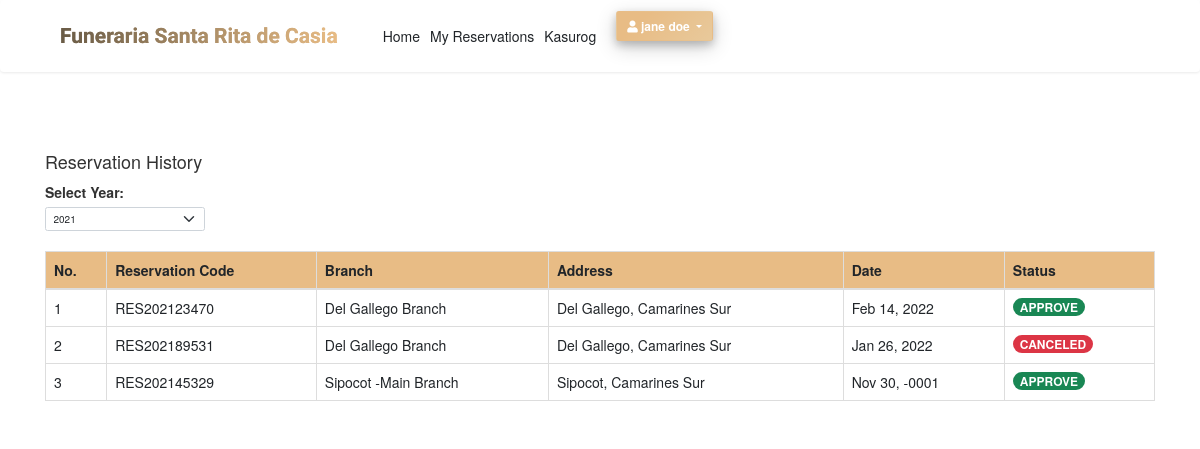
/reservation.php (signed in), run on the app's committed database.
### tables this page shows
CREATE TABLE `reservation` (
  `reservation_id` int(11) NOT NULL,
  `reservation_code` text NOT NULL,
  `reservation_date` date NOT NULL,
  `relation_to_deceased` varchar(255) NOT NULL,
  `reservation_status` text NOT NULL,
  `branch_id` int(11) NOT NULL,
  `client_id` int(11) NOT NULL,
  `casket_id` int(11) NOT NULL,
  `chapel_id` int(11) NOT NULL
);

CREATE TABLE `branches` (
  `branch_id` int(11) NOT NULL,
  `branch_name` text NOT NULL,
  `branch_address` text NOT NULL
);

### reservation.php (the view, shortened to what this page needs)
<?php include 'includes/session.php'?>
<?php include 'includes/header.php'?>
<?php
    $year = date('Y');
?>
    <body id="page-top">
        <section class="testimonials mt-3">
            <div class="container">
                <h4>Reservation History</h4>
                <div class="row">
                    <div class="col-md-2">
                        <label>Select Year: </label>
                        <select class="form-select" style="min-width: 50%;" id="select_year">
                        <?php
                            for($i=2015; $i<=2065; $i++){
                            $selected = ($i==$year)?'selected':'';
                            echo "
                                <option value='".$i."' ".$selected.">".$i."</option>
                            ";
                            }
                        ?>
                        </select>
                    </div>
                </div>
                <br>
                <div class="row">
                    <div class="col-md-12 col-xs-12">
                        <table class="table table-bordered">
                            <thead style="background-color: #e8bc85">
                                <th>No.</th>
                                <th>Reservation Code</th>
                                <th>Branch</th>
                                <th>Address</th>
                                <th>Date</th>
                                <th>Status</th>
                            </thead>
                            <tbody>
                                <?php
                                    $reservation = "SELECT * FROM reservation
                                                    LEFT JOIN branches ON reservation.branch_id = branches.branch_id
                                                    WHERE reservation.client_id = '".$_SESSION['client']."' ORDER BY reservation.reservation_date DESC";
                                    $query = $conn->query($reservation);
                                    $no = 1;
                                    while($row = $query->fetch_assoc()) {
                                        if($row['reservation_status'] === 'APPROVED'){
                                            $status =  '<span class="badge rounded-pill bg-success pull-left">APPROVE</span>';
                                        } elseif($row['reservation_status'] === 'PENDING'){
                                            $status = '<span class="badge rounded-pill bg-warning pull-left">PENDING</span>';
                                        }else{
                                            $status = '<span class="badge rounded-pill bg-danger pull-left">CANCELED</span>';
                                        }
                                    ?>
                                    <tr>
                                        <td><?php echo $no; ?></td>
                                        <td><?php echo $row['reservation_code']; ?></td>
                                        <td><?php echo $row['branch_name'] ?></td>
                                        <td><?php echo $row['branch_address'] ?></td>
                                        <td><?php echo date('M d, Y', strtotime($row['reservation_date'])) ?></td>
                                        <td><?php echo $status;?>
                                    </tr>
                                <?php $no++; } ?>
                            </tbody>
                        </table>
                    </div>
                </div>
            </div>
        </section>
    </body>
</html>

### design/css/custom.css (style rules this page uses)
.btn-custom , .footer-bg { box-shadow: 0 4px 8px 0 rgba(0, 0, 0, 0.2), 0 6px 20px 0 rgba(0, 0, 0, 0.19); background-color: #e8c99b; background-image: linear-gradient(315deg, #e8c99b 0%, #e8bc85 74%); }
.txt-custom { font-size: 21px; background: #695B46; background: -webkit-linear-gradient(to right, #695B46 0%, #E8BC85 100%); background: -moz-linear-gradient(to right, #695B46 0%, #E8BC85 100%); background: linear-gradient(to right, #695B46 0%, #E8BC85 100%); -webkit-background-clip: text; -webkit-text-fill-color: transparent; }

### data on the page
reservation: reservation_code "RES202123470", branch.branch_name "Del Gallego Branch", branch.branch_address "Del Gallego, Camarines Sur", reservation_date "Feb 14, 2022", reservation_status "APPROVE"
reservation: reservation_code "RES202189531", branch.branch_name "Del Gallego Branch", branch.branch_address "Del Gallego, Camarines Sur", reservation_date "Jan 26, 2022", reservation_status "CANCELED"
reservation: reservation_code "RES202145329", branch.branch_name "Sipocot -Main Branch", branch.branch_address "Sipocot, Camarines Sur", reservation_date "Nov 30, -0001", reservation_status "APPROVE"

### other printed values
form field value "2021"
